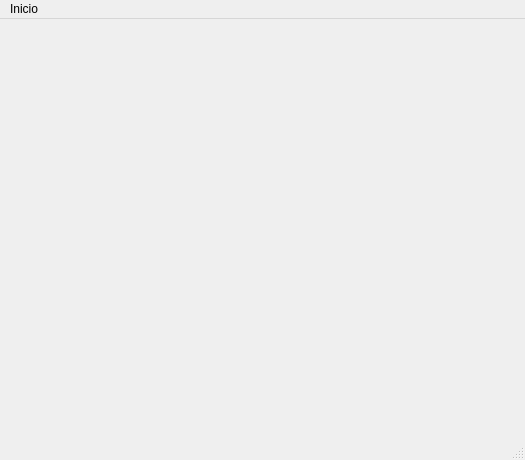
<?xml version="1.0" encoding="UTF-8"?>
<ui version="4.0">
 <class>MainWindow</class>
 <widget class="QMainWindow" name="MainWindow">
  <property name="geometry">
   <rect>
    <x>0</x>
    <y>0</y>
    <width>525</width>
    <height>460</height>
   </rect>
  </property>
  <property name="sizePolicy">
   <sizepolicy hsizetype="Maximum" vsizetype="Maximum">
    <horstretch>0</horstretch>
    <verstretch>0</verstretch>
   </sizepolicy>
  </property>
  <property name="windowTitle">
   <string>MainWindow</string>
  </property>
  <widget class="QWidget" name="centralWidget">
   <layout class="QFormLayout" name="formLayout"/>
  </widget>
  <widget class="QMenuBar" name="menuBar">
   <property name="geometry">
    <rect>
     <x>0</x>
     <y>0</y>
     <width>525</width>
     <height>21</height>
    </rect>
   </property>
   <property name="sizePolicy">
    <sizepolicy hsizetype="Maximum" vsizetype="Minimum">
     <horstretch>0</horstretch>
     <verstretch>0</verstretch>
    </sizepolicy>
   </property>
   <widget class="QMenu" name="menuInicio">
    <property name="title">
     <string>Inicio</string>
    </property>
    <addaction name="actionTela_Inicial"/>
    <addaction name="actionNova_Janela"/>
    <addaction name="actionNovo_Form"/>
    <addaction name="actionAdd_Produto"/>
   </widget>
   <addaction name="menuInicio"/>
  </widget>
  <widget class="QStatusBar" name="statusBar"/>
  <action name="actionNova_Janela">
   <property name="text">
    <string>Nova Janela</string>
   </property>
  </action>
  <action name="actionNovo_Form">
   <property name="text">
    <string>Novo Form</string>
   </property>
  </action>
  <action name="actionTela_Inicial">
   <property name="text">
    <string>Tela Inicial</string>
   </property>
  </action>
  <action name="actionAdd_Produto">
   <property name="text">
    <string>Add Produto</string>
   </property>
  </action>
  <action name="actionCadastro">
   <property name="text">
    <string>Cadastro</string>
   </property>
  </action>
  <action name="actionEdi_o">
   <property name="text">
    <string>Edição</string>
   </property>
  </action>
  <action name="actionTipo_de_Produto">
   <property name="text">
    <string>Tipo de Produto</string>
   </property>
  </action>
 </widget>
 <layoutdefault spacing="6" margin="11"/>
 <resources/>
 <connections/>
</ui>
